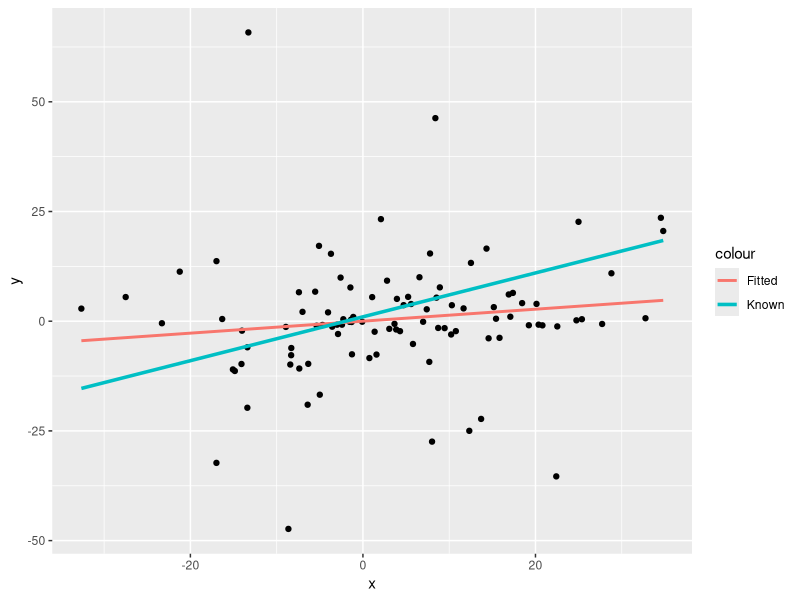
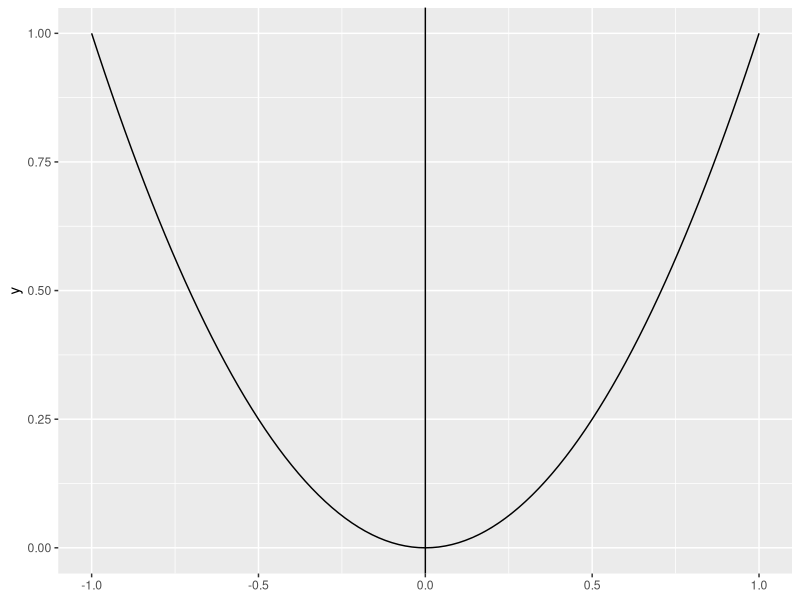
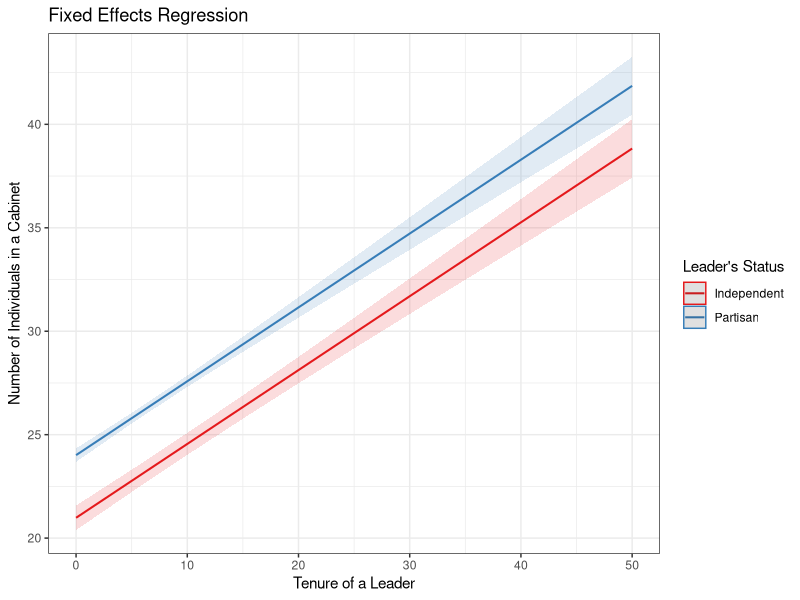
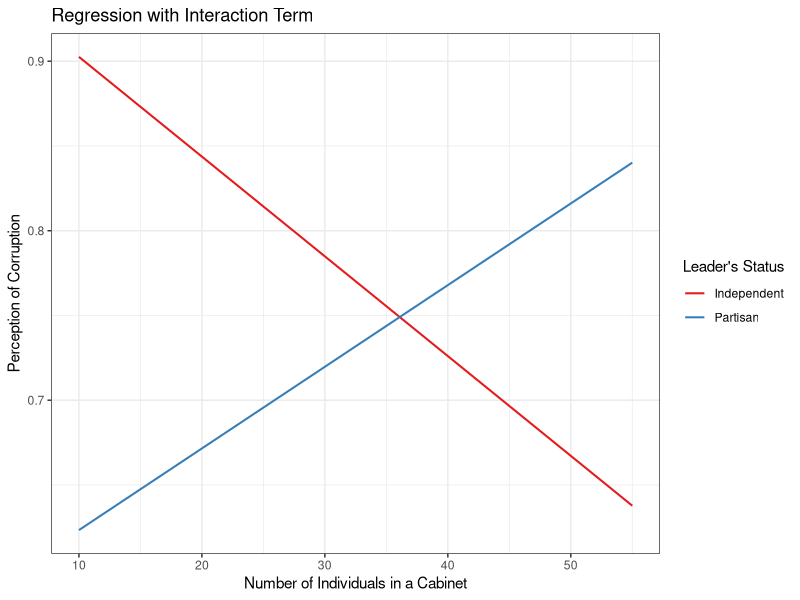
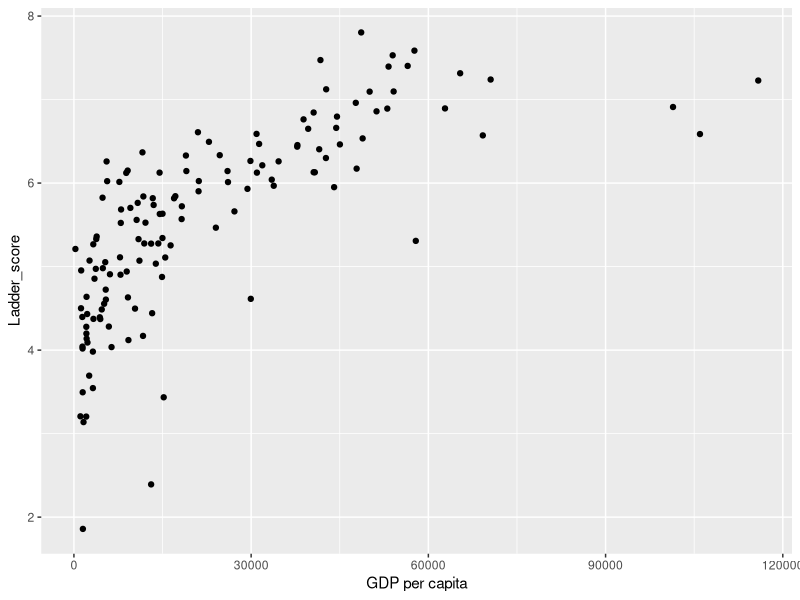
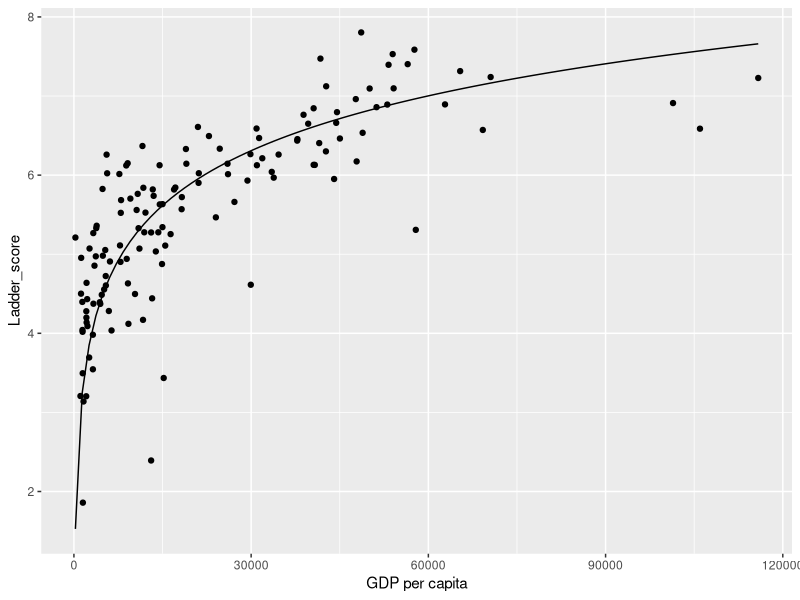
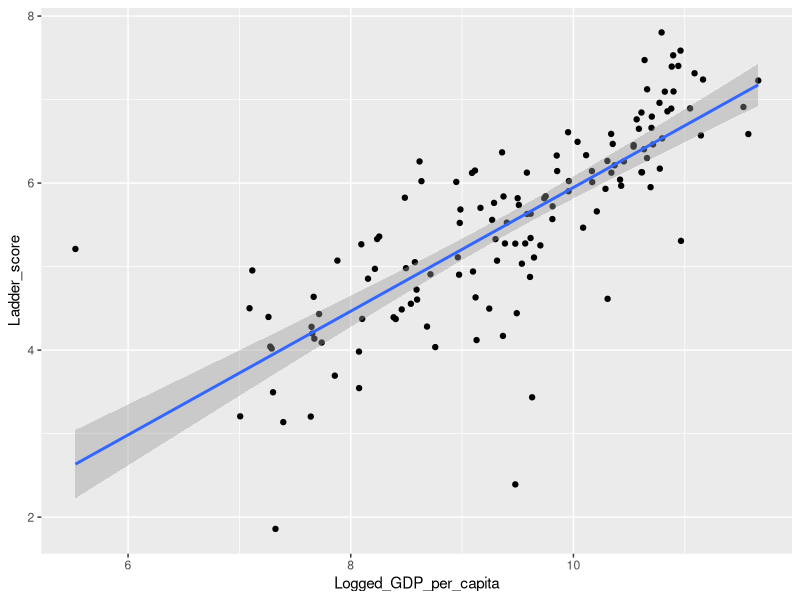
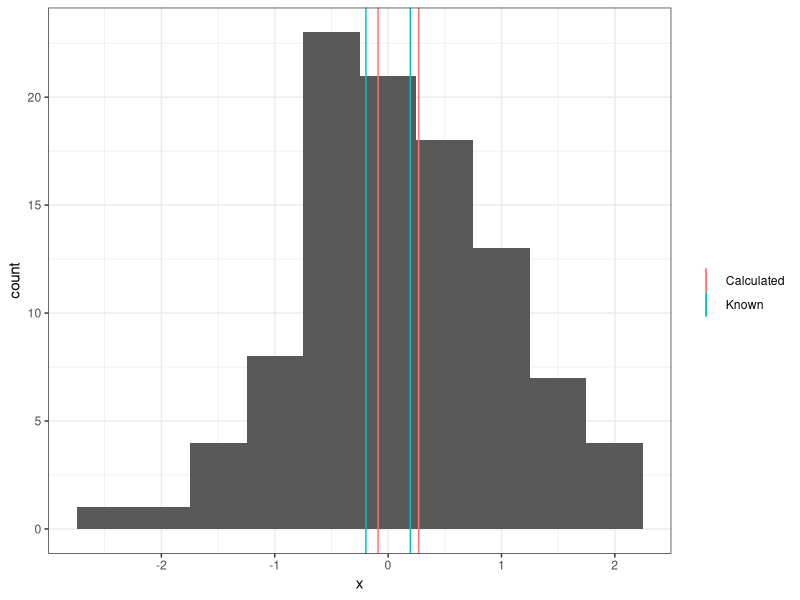

The R source for these figures, in order:
## ---- chunk 1
#| message: false
library(tidyverse)

whr = read.csv("data/WHR.csv")
## ---- chunk 2
#| message: false
#| warning: false

set.seed(123)

example_data = data.frame(x = rnorm(100,
                                    mean = 2,
                                    sd = 15),
                          y = rnorm(100,
                                    mean = 2,
                                    sd = 15) * rnorm(100))

ggplot(example_data, aes(x = x, y = y)) +
  geom_point() +
  geom_smooth(aes(color = "Fitted"), method = "lm", se = F) +
  geom_function(aes(color = "Known"), fun = function(x){1 + 0.5 * x}, size = 1.2) 
## ---- chunk 3
ggplot() +
  geom_function(fun = function(x){x^2}) +
  geom_vline(xintercept = 0) +
  xlim(-1, 1)
## ---- chunk 4
whogov = read.csv("data/WhoGov.csv")
## ---- chunk 5
whogov = whogov %>%
  mutate(indep = ifelse(leader_party == "independent", "Independent", "Partisan"))
## ---- chunk 6
whogov$indep = as.factor(whogov$indep)
## ---- chunk 7
model_fe = lm(n_individuals ~ leaderexperience_continuous + indep, whogov) 
summary(model_fe)
## ---- chunk 8
#| warning: false

library(ggeffects)
## ---- chunk 9
#| warning: false

ggpredict(model_fe, terms = c("leaderexperience_continuous", "indep")) %>%
  plot() +
  labs(title = "Fixed Effects Regression",
       x = "Tenure of a Leader",
       y = "Number of Individuals in a Cabinet",
       color = "Leader's Status") +
  theme_bw()
## ---- chunk 10
whr_subset = whr %>%
  select(Country_name, Perceptions_of_corruption)

whogov_subset = whogov %>%
  filter(year == 2021) %>%
  select(country_name, n_individuals, indep)
## ---- chunk 11
whr_whogov = whr_subset %>%
  left_join(whogov_subset, by = c("Country_name" = "country_name")) 
## ---- chunk 12
head(whr_whogov)
## ---- chunk 13
model_in = lm(Perceptions_of_corruption ~ n_individuals * indep, whr_whogov)
summary(model_in)
## ---- chunk 14
#| warning: false

ggpredict(model_in, terms= c("n_individuals", "indep")) %>%
  plot(show_ci = FALSE) +
  labs(title = "Regression with Interaction Term",
       x = "Number of Individuals in a Cabinet",
       y = "Perception of Corruption",
       color = "Leader's Status") +
  theme_bw()
## ---- chunk 15
ggpredict(model_in, terms= c("n_individuals [12]", "indep [Independent]"))
## ---- chunk 16
ggplot(whr) +
  geom_point(aes(x = exp(Logged_GDP_per_capita), y = Ladder_score)) +
  labs(x = "GDP per capita")
## ---- chunk 17
ggplot(whr) +
  geom_point(aes(x = exp(Logged_GDP_per_capita), y = Ladder_score)) +
  geom_function(fun = function(x){log(x) - 4}) +
  labs(x = "GDP per capita")
## ---- chunk 18
#| message: false

ggplot(whr, aes(x = Logged_GDP_per_capita, y = Ladder_score)) +
  geom_point() +
  geom_smooth(method = "lm")
## ---- chunk 19
set.seed(123)
x = rnorm(100,
          mean = 0,
          sd = 1)

ggplot() +
  geom_histogram(aes(x = x), bins = 10) +
  geom_vline(aes(color = "Known", xintercept = 0 + 1.96 * 1 / sqrt(100))) +
  geom_vline(aes(color = "Known", xintercept = 0 - 1.96 * 1 / sqrt(100))) +
  geom_vline(aes(color = "Calculated", xintercept = mean(x) + 1.96 * sd(x) / sqrt(100))) +
  geom_vline(aes(color = "Calculated", xintercept = mean(x) - 1.96 * sd(x) / sqrt(100))) +
  labs(color = "") +
  theme_bw()
## ---- chunk 20
set.seed(111)

y = rnorm(100,
          mean = 2,
          sd = 2)

ggplot() +
  geom_histogram(aes(x = x, fill = "Distribution X"), alpha = 0.5, bins = 10) +
  geom_histogram(aes(x = y, fill = "Distribution Y"), alpha = 0.5, bins = 10) 
## ---- chunk 21
t.test(x, y)
## ---- chunk 22
data.frame(x, y) %>%
  pivot_longer(cols = c("x", "y"),
               values_to = "value",
               names_to = "distribution") %>%
  group_by(distribution) %>%
  summarize(
      mean_value = mean(value, na.rm = TRUE),
      lower = mean_value - 1.96 * sd(value, na.rm = TRUE) / sqrt(n()),
      upper = mean_value + 1.96 * sd(value, na.rm = TRUE) / sqrt(n())) %>%
ggplot() +
  geom_linerange(aes(x = distribution,
                     ymin = lower,
                     ymax = upper),
                 size = 2) +
  geom_point(aes(x = distribution,
                 y = mean_value),
             size = 5)
